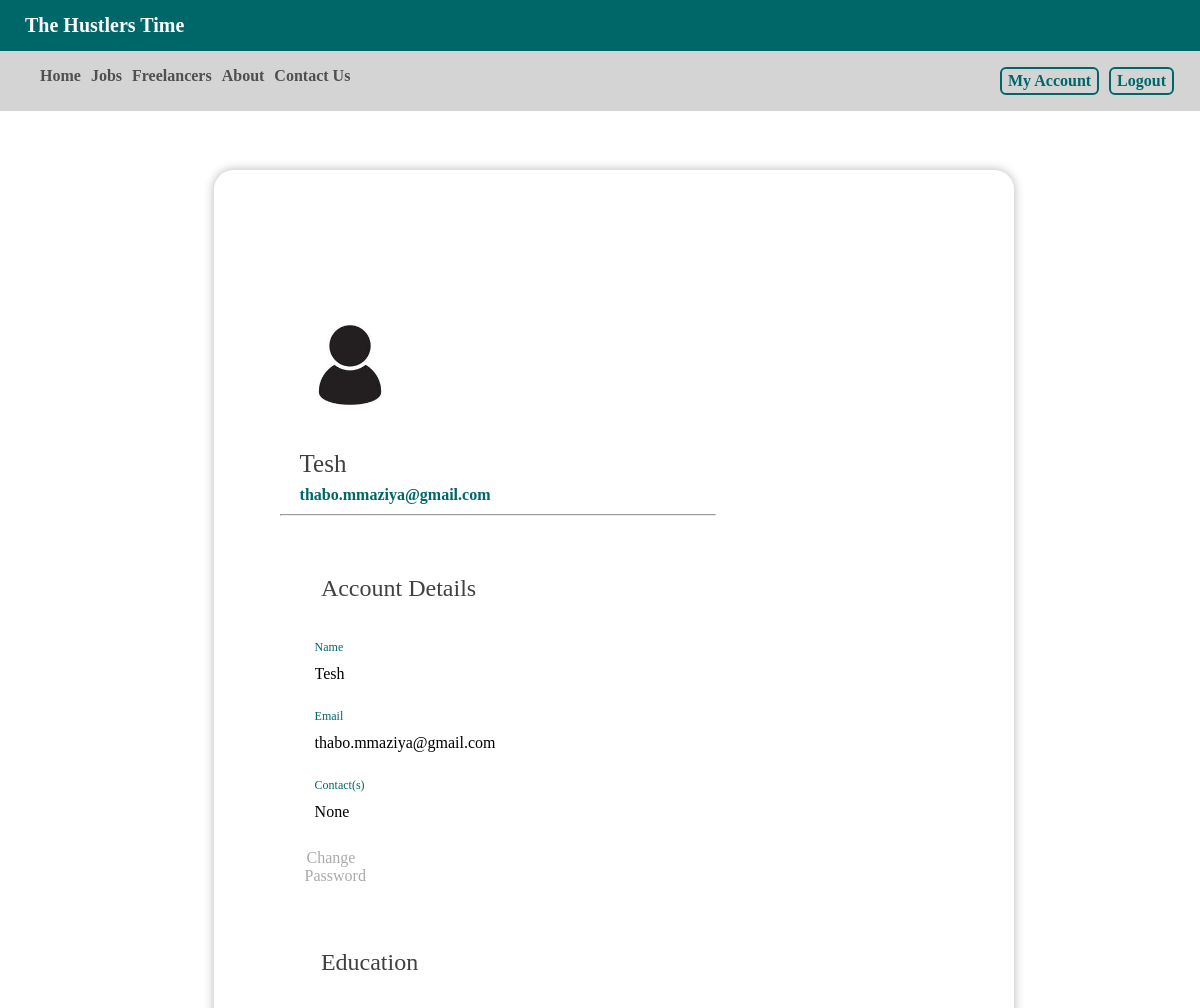
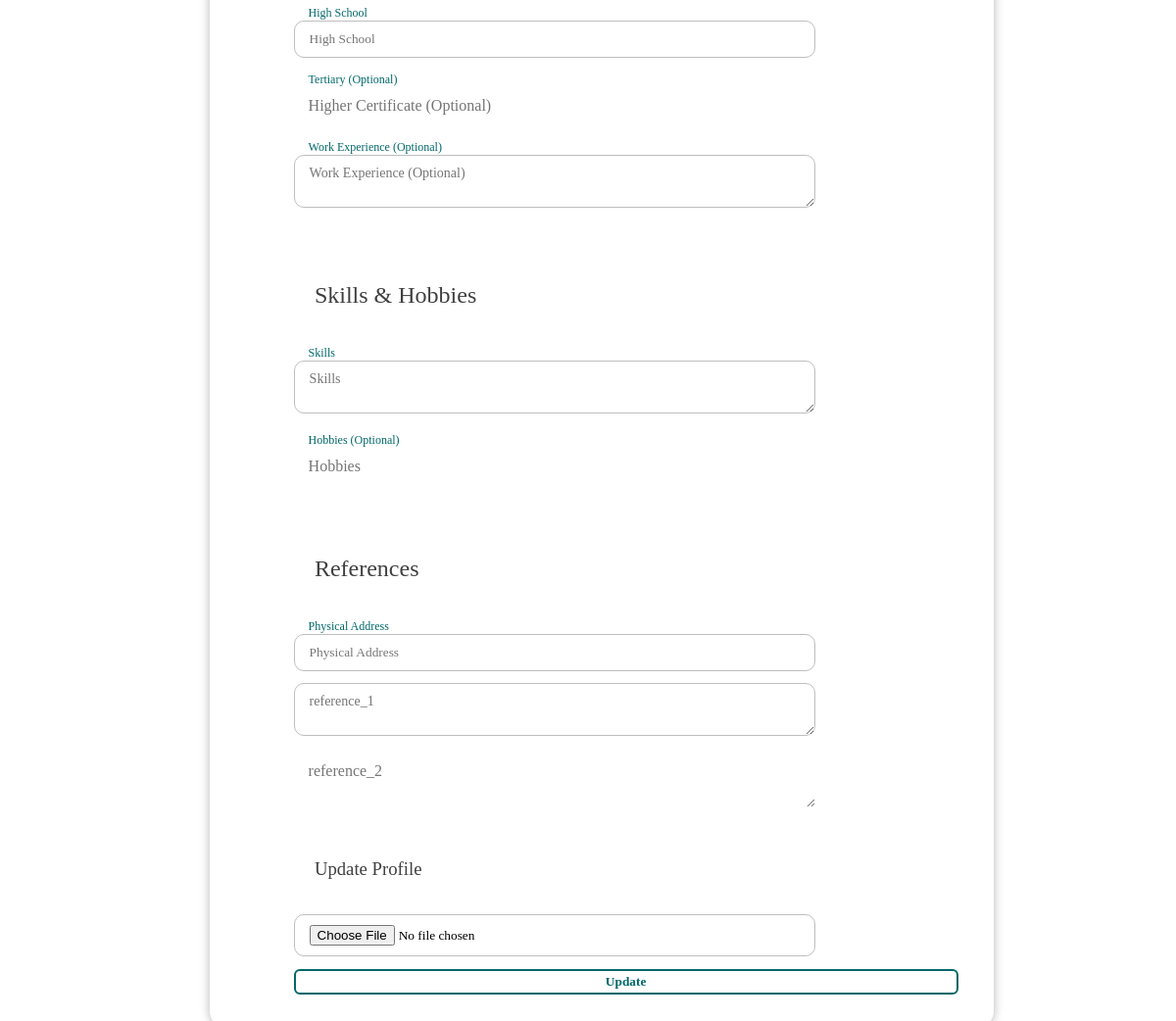
The page /account (signed in) on the database its author committed (2 pictures, top to bottom).
### models.py (models this page shows, shortened)
class user(Base,UserMixin):
    __tablename__ = 'user'
    id = Column(Integer,primary_key=True)
    name = Column(String(20))
    image = Column(String(30), nullable=True)
    email = Column(String(120),unique=True)
    password = Column(String(120), unique=True)
    confirm_password = Column(String(120), unique=True)
    role = Column(String(120))
    __mapper_args__={
        "polymorphic_identity":'user',
        'polymorphic_on':role
    }

class job_user(user):
    __tablename__ = 'job_user'
    id = Column(Integer, ForeignKey('user.id'), primary_key=True)
    school = Column(String(120))
    tertiary = Column(String(30))
    contacts = Column(String(20))
    experience = Column(String(500))
    skills = Column(String(500))
    hobbies = Column(String(120))
    address = Column(String(120))
    reference_1 = Column(String(120))
    reference_2 = Column(String(120))
    jobs_applied_for = relationship("Applications", backref='Applications.job_title', lazy=True)
    __mapper_args__={
            "polymorphic_identity":'job_user'
        }

### app.py (the view, shortened to what this page needs)
@app.route("/account",methods=['POST','GET'])
@login_required
def account():
    from sqlalchemy import update
    cv = Update_account_form()
    image_fl = url_for('static', filename='images/' + current_user.image)
    return render_template("account.html",cv=cv, title="Account", image_fl = image_fl)

### Forms.py (shortened to what this page needs)
class Update_account_form(FlaskForm):
    name = StringField('Name', validators=[DataRequired(), Length(min=2, max=20)])
    email = StringField('Email', validators=[DataRequired(), Email()])
    image_pfl = FileField('Profile Image', validators=[FileAllowed(['jpg','png'])])
    contacts = StringField('Contact(s)', validators=[Length(min=8, max=64)])
    school = StringField('High School', validators=[Length(min=8, max=64)])
    tertiary = StringField('Tertiary (Optional)')
    experience = TextAreaField('Work Experience (Optional)')
    skills = TextAreaField('Skills', validators=[Length(min=8, max=150)])
    hobbies = StringField('Hobbies (Optional)')
    address = StringField('Physical Address', validators=[DataRequired(), Length(min=8, max=100)])
    reference_1 = TextAreaField('Reference 1 [Fullname & Contact]',
                                validators=[DataRequired(), Length(min=8, max=64)])
    reference_2 = TextAreaField('Reference 2  [Fullname & Contact]',
                                validators=[DataRequired(), Length(min=8, max=64)])
    update = SubmitField('Update')

### app.py (called while the page is built)
@login_manager.user_loader
def load_user(user_id):
    return db.query(user).get(user_id)

### templates/account.html (shortened to what this page needs)
{% extends "base.html" %}
{% block content %}
<div class="flash-messages" class="btns">
</div>
<div style="margin-top:150px;" class="tags">
 <div class="account_container">
    <div class="card">
        <div style="width:100%;">
        <form _lpchecked="1" action="" method="post" enctype="multipart/form-data" class="forms" >
        <div class="center-prl-img">
            <div style="margin-left:50px"   class="img-cont">
                      {% if not image_fl == None %}
                            <img class="prf-image" src={{image_fl}}/>
                      {% else %}
                            <img class="prf-image" src="static/default.jpg">
                      {% endif %}
            </div>
        </div>
        <h3 style="font-size:25px;margin-left:50px;margin-bottom:0;"> {{current_user.name.title()}}<br> <span class="spans" style="font-size:16px">{{current_user.email}}</span></h3>
        <div  style="width:60%;margin-left:30px;" ><hr></div>
        <div style="padding-left:50px" class="form-group">
               <h2 class="media-h2"> Account Details </h2>
              <div  class="acc-labels margin-l-15">{{ cv.name.label()}}</div>
               {{   cv.name(class="acc-form-control-up",placeholder="Name",value=current_user.name)}}
              <div class="acc-labels margin-l-15">{{ cv.email.label()}}</div>
                 {{ cv.email(class="acc-form-control-up",placeholder="Email", value=current_user.email)}}
              <div class="acc-labels margin-l-15">{{ cv.contacts.label()}}</div>
                {{ cv.contacts(class="acc-form-control-up",placeholder="Contacts", value=current_user.contacts)}}
              <div style="margin-left:0;width:100px;" class="user-links" >
                    <a href="reset"> Change Password </a>
              </div>
        </div>
        <div style="padding-left:50px" class="form-group">
                 <h2 class="media-h2"> Education </h2>
                <div  class="acc-labels margin-l-15">{{ cv.school.label()}}</div>
                {% if current_user.school %}
                    {{ cv.school(class="acc-form-control-up",value=current_user.school)}}
                {% else %}
                    {{ cv.school(class="acc-form-control",placeholder="High School")}}
                {% endif %}
                  <div  class="acc-labels margin-l-15">{{ cv.tertiary.label()}}</div>
                {% if current_user.tertiary %}
                    {{ cv.tertiary(class="acc-form-control-up",placeholder="Higher Certificate (Optional)",value=current_user.tertiary)}}
                {% else %}
                    {{ cv.tertiary(class="acc-form-control-up",placeholder="Higher Certificate (Optional)")}}
                {% endif %}
                  <div  class="acc-labels margin-l-15">{{ cv.experience.label()}}</div>
                {% if current_user.experience %}
                    <textarea  name="experience" class="acc-form-control font-18 media-h2">{{current_user.experience}}</textarea>
                {% else %}
                    {{ cv.experience(class="acc-form-control",placeholder="Work Experience (Optional)")}}
                {% endif %}
        </div>
        <div style="padding-left:50px"  class="form-group">
                 <h2 class="media-h2"> Skills & Hobbies </h2>
                  <div  class="acc-labels margin-l-15">{{ cv.skills.label()}}</div>
                {% if current_user.skills %}
                   <textarea  name="skills" class="acc-form-control media-h2">{{current_user.skills}}</textarea>
                {% else %}
                    {{ cv.skills(class="acc-form-control",placeholder="Skills")}}
                {% endif %}
                  <div  class="acc-labels margin-l-15">{{ cv.hobbies.label()}}</div>
                {% if current_user.hobbies %}
                  <textarea  name="hobbies" class="acc-form-control media-h2">{{current_user.hobbies}}</textarea>
                {% else %}
                    {{ cv.hobbies(class="acc-form-control-up",placeholder="Hobbies")}}
                {% endif %}
        </div>
        <div style="padding-left:50px"  class="form-group">
                        <h2 class="media-h2"> References </h2>
                    <div  class="acc-labels margin-l-15">{{ cv.address.label()}}</div>
                        {% if current_user.address %}
                            {{ cv.address(class="acc-form-control-up",placeholder="Physical Address",value=current_user.address)}}
                        {% else %}
                            {{ cv.address(class="acc-form-control",placeholder="Physical Address")}}
                        {% endif %}
                        {% if current_user.reference_1 %}
                            <textarea  name="reference_1" class="acc-form-control-up media-h2">reference1: {{current_user.reference_1}}</textarea>
                        {% else %}
                            {{ cv.reference_1(class="acc-form-control",placeholder="reference_1")}}
                        {% endif %}
                        {% if current_user.reference_2 %}
                           <textarea  name="reference_2" class="acc-form-control-up"> {{current_user.reference_2}}</textarea>
                        {% else %}
                            {{ cv.reference_2(class="acc-form-control-up",placeholder="reference_2")}}
                        {% endif %}
        </div>
        <div style="padding-left:50px;width:80%;" class="form-group">
               <h3 class="media-h2"> Update Profile </h3>
              {{ cv.image_pfl(class="acc-form-control",placeholder="reference_2")}}
        </div>
        <div style="padding-left:50px" class="d-flex flex-row align-items-center justify-content-between">
              {{ cv.update(class="btns") }}
        </div>
              </form>
        </div>
    </div>
</div>
</div>
{% endblock %}

### static/css/styles.css (style rules this page uses)
html { box-sizing:border-box }
*,*:before,*:after { box-sizing:inherit }
html { -ms-text-size-adjust:100%;-webkit-text-size-adjust:100% }
h1,h2,h3 { color:#303030 ; }
body { margin:0; font-family:Montserrat !important; }
.user-links { width:150px; margin-left:auto; padding:5px; }
.user-links a { padding:2px; margin-left:auto; text-decoration:none; color:#aaa; }
a { text-decoration:none; color:#404040; }
.btns { //outline:none; background:none; //margin: 30px 0; //background-color:#006769; border: 2px solid #006769; color:#006769; font-weight:bold; border-radius:6px; padding:3px 6px; text-decoration:none; }
.flash-messages { //height:40px; padding:10px; }
.tags h1,h2,h3 { margin: 35px 4%; color:#404040; line-height:1x; }
.spans { color:#006769; }
span.spans { font-weight:bold; font-size:1.3em; }
.account_container { width:70%; //min-width:450px; margin-left:4%; }
.form-group { width:80%; white-space:no-nowrap; }
.acc-form-control { padding: 10px 15px; margin-bottom: 0.8rem; border:1px solid #bebebe; border-radius:10px; width:100%; }
textarea { font-size:14px; font-weight:normalize; }
.acc-labels label { font-size:12px; color:#006769; vertical-align:middle; }
.margin-l-15 { margin-left:15px; }
.acc-form-control-up { padding: 10px 15px; margin-bottom: 0.8rem; border:0px solid #bebebe; border-radius:10px; width:100%; font-size:16px; }
* { font-family:Montserrat; font-weight:400; }
.img-cont { //display:flex; width:100px; height:100px; border-radius:50%; overflow:hidden; content-justify:center; margin:15% 15% auto auto; }
.tags { margin:150px auto 0px auto ; width:70%; //background-color:#eee; }
.prf-image { width:100%; height:100%; //margin:10px 0px auto auto; object-fit:cover; //border-radius:50%; }
h2 { padding-top: 1.5rem; }
.d-flex { display:flex; flex-direction:column; //align-items:center; }
.center-prl-img { width:100%; margin:0 auto; }
.card { //max-width: 300px; //min-height: 400px; display: flex; flex-direction: column; justify-content: space-between; max-width: 1000px; width: 800px !important; padding: 35px; border: 1px solid rgba(255, 255, 255, .25); border-radius: 20px; background-color: rgba(255, 255, 255, 0.45); box-shadow: 0 0 10px 1px rgba(0, 0, 0, 0.25); backdrop-filter: blur(15px); }

### rows shown on the page
user: name "Tesh", email "thabo.mmaziya@gmail.com"
job_user: contacts "None"

### other values the page prints
{{ cv.name.label() }} "Name"
{{ cv.email.label() }} "Email"
{{ cv.contacts.label() }} "Contact(s)"
{{ cv.school.label() }} "High School"
{{ cv.tertiary.label() }} "Tertiary (Optional)"
{{ cv.experience.label() }} "Work Experience (Optional)"
{{ cv.skills.label() }} "Skills"
{{ cv.hobbies.label() }} "Hobbies (Optional)"
{{ cv.address.label() }} "Physical Address"
